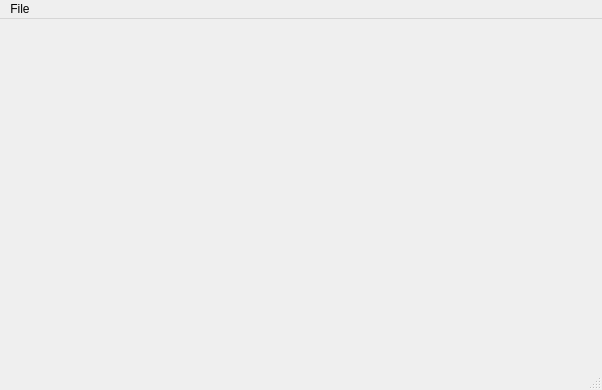
<?xml version="1.0" encoding="UTF-8"?>
<ui version="4.0">
 <class>MainWindow</class>
 <widget class="QMainWindow" name="MainWindow">
  <property name="geometry">
   <rect>
    <x>0</x>
    <y>0</y>
    <width>602</width>
    <height>390</height>
   </rect>
  </property>
  <property name="contextMenuPolicy">
   <enum>Qt::NoContextMenu</enum>
  </property>
  <property name="windowTitle">
   <string>FluxusBros Interface</string>
  </property>
  <property name="dockOptions">
   <set>QMainWindow::AllowNestedDocks|QMainWindow::AllowTabbedDocks|QMainWindow::AnimatedDocks</set>
  </property>
  <widget class="QWidget" name="centralWidget"/>
  <widget class="QMenuBar" name="menuBar">
   <property name="geometry">
    <rect>
     <x>0</x>
     <y>0</y>
     <width>602</width>
     <height>25</height>
    </rect>
   </property>
   <widget class="QMenu" name="menuFile">
    <property name="title">
     <string>File</string>
    </property>
    <addaction name="actionOpen_Controller"/>
    <addaction name="actionOpen_recent_Controller"/>
    <addaction name="separator"/>
    <addaction name="actionPreferences"/>
    <addaction name="separator"/>
    <addaction name="actionQuit"/>
   </widget>
   <addaction name="menuFile"/>
  </widget>
  <widget class="QStatusBar" name="statusBar"/>
  <action name="actionOpen_Controller">
   <property name="text">
    <string>Open Controller</string>
   </property>
  </action>
  <action name="actionOpen_recent_Controller">
   <property name="text">
    <string>Open recent Controller</string>
   </property>
  </action>
  <action name="actionQuit">
   <property name="text">
    <string>Quit</string>
   </property>
  </action>
  <action name="actionPreferences">
   <property name="text">
    <string>Preferences</string>
   </property>
  </action>
 </widget>
 <layoutdefault spacing="6" margin="11"/>
 <resources/>
 <connections/>
</ui>
